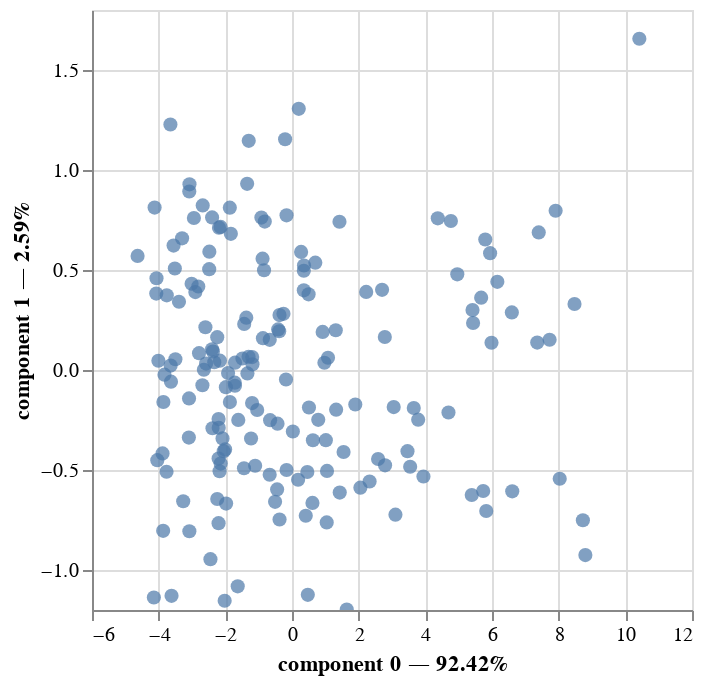

Notebook code cell kept with this figure:
### Code cell
pca.plot(temp2,
    x_component=0,
    y_component=1,
    show_rows=True,
    show_columns=False)

### Figure 1 — Vega-Lite specification as saved in the notebook (floating-point values rounded to 4 significant figures; data arrays with more than 128 entries replaced by an {"elided": "..."} marker saying what was removed)
{"config": {"view": {"continuousWidth": 300, "continuousHeight": 300}}, "layer": [{"mark": {"type": "circle", "size": 50}, "encoding": {"tooltip": [{"field": "index", "type": "quantitative"}, {"field": "component 0", "type": "quantitative"}, {"field": "component 1", "type": "quantitative"}], "x": {"axis": {"title": "component 0 — 92.42%"}, "field": "component 0", "scale": {"zero": false}, "type": "quantitative"}, "y": {"axis": {"title": "component 1 — 2.59%"}, "field": "component 1", "scale": {"zero": false}, "type": "quantitative"}}, "name": "view_1"}], "data": {"name": "data-2fd4c41420ede6fa23f49cfb2199839c"}, "params": [{"name": "param_1", "select": {"type": "interval", "encodings": ["x", "y"]}, "bind": "scales", "views": ["view_1"]}], "$schema": "https://vega.github.io/schema/vega-lite/v5.15.1.json", "datasets": {"data-2fd4c41420ede6fa23f49cfb2199839c": {"elided": "174 records"}}}
